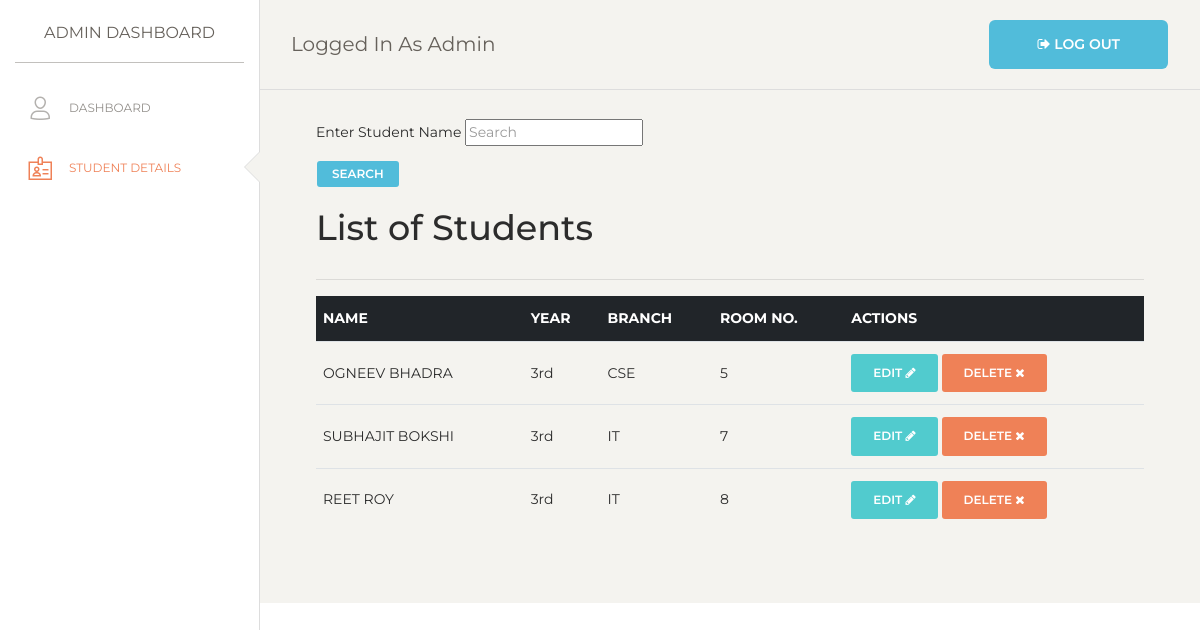
/students (signed in), run on an earlier commit of the app's database.
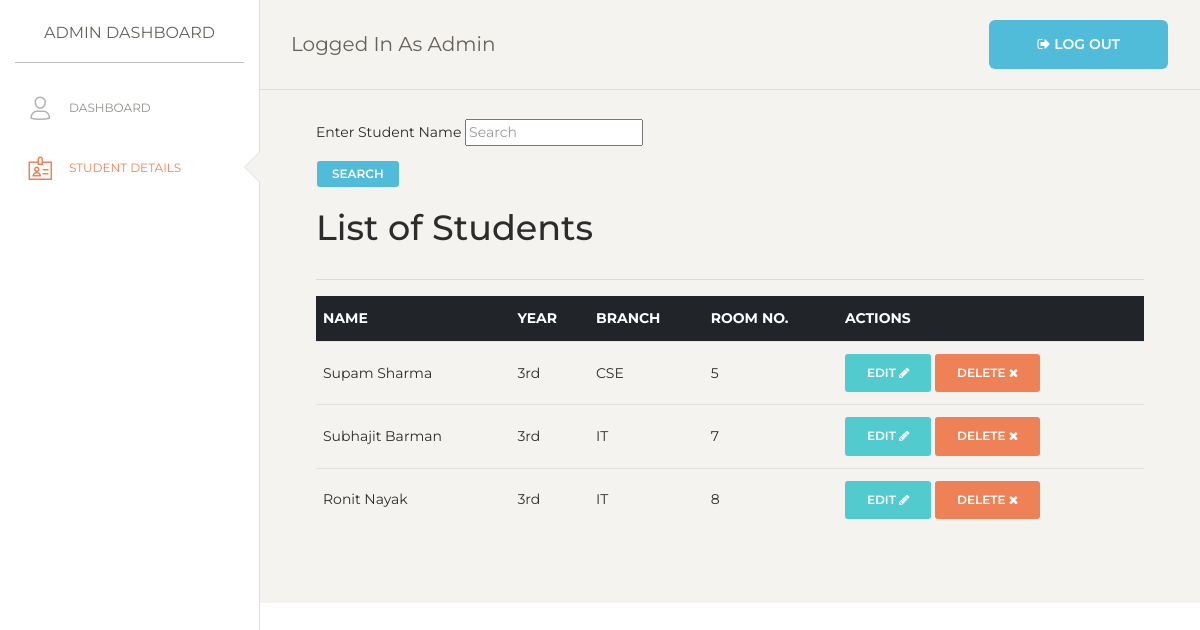
And on a later commit of the database.
### app.py (models this page shows, shortened)
class Student(db.Model):
    roll = db.Column(db.String(30), primary_key=True)
    name = db.Column(db.String(30), nullable=False)
    room = db.Column(db.Integer, nullable=False)
    year = db.Column(db.Integer, nullable=False)
    dept = db.Column(db.String(30), nullable=False)
    contact = db.Column(db.String(10), nullable=False)
    email = db.Column(db.String(30), unique=True, nullable=False)

### app.py (the view)
@app.route("/students")
def hostel():
    if "admin" in session:
        students = Student.query.all()
        return render_template("students.html", students=students)
    else:
        flash("You are not logged in", "error")
        return render_template("login.html")

### templates/students.html (shortened to what this page needs)
{% extends 'admin.html' %}
{% block style %}
<div class="sidebar-wrapper">
  <ul class="nav">
    <li>
      <a href="/admin">
        <i class="nc-icon nc-single-02"></i>
        <p>Dashboard</p>
      </a>
    </li>
    <li class="active ">
      <a href="/students">
        <i class="nc-icon nc-badge"></i>
        <p>Student Details</p>
      </a>
    </li>
  </ul>
</div>
{% endblock %}
{% block body %}
<br><br><br>
<div style="padding: 4em;">
  <form action="/search_student" method="POST">
    <div class="row ">
      <div class="form-group col-sm-6">
      <label for="search_name">Enter Student Name</label>
      <input type="text" name="search_name"  placeholder="Search">
      <input type="submit" value="Search" class="btn btn-info btn-sm">
      </div>
    </div>
  </form>
    <h2 style="font-weight:500">List of Students</h2>
    <hr>
    <table class="table">
        <thead class="thead-dark">
          <tr>
            <th scope="col">Name</th>
            <th scope="col">Year</th>
            <th scope="col">Branch</th>
            <th scope="col">Room No.</th>
            <th scope="col">Actions</th>
          </tr>
        </thead>
        <tbody>
        {% for student in students%}
            <tr>
            <td>{{student.name}}</td>
            <td>{{student.year}}</td>
            <td>{{student.dept}}</td>
            <td>{{student.room}}</td>
            <td><a  href="/students/edit/{{student.roll}}" class="btn btn-primary btn-small">Edit <i class="fa fa-pencil" aria-hidden="true"></i></a> <a href="/students/delete/{{student.roll}}" class="btn btn-danger btn-small">Delete <i class="fa fa-times" aria-hidden="true"></i></a></td>
            </tr>
        {% endfor %}
        </tbody>
      </table>
</div>
{% endblock %}

What changed in the data, as far as the page shows it:
changed Student "CSE": name "OGNEEV BHADRA" → "Supam Sharma"
changed Student: name "SUBHAJIT BOKSHI" → "Subhajit Barman"
changed Student: name "REET ROY" → "Ronit Nayak"
